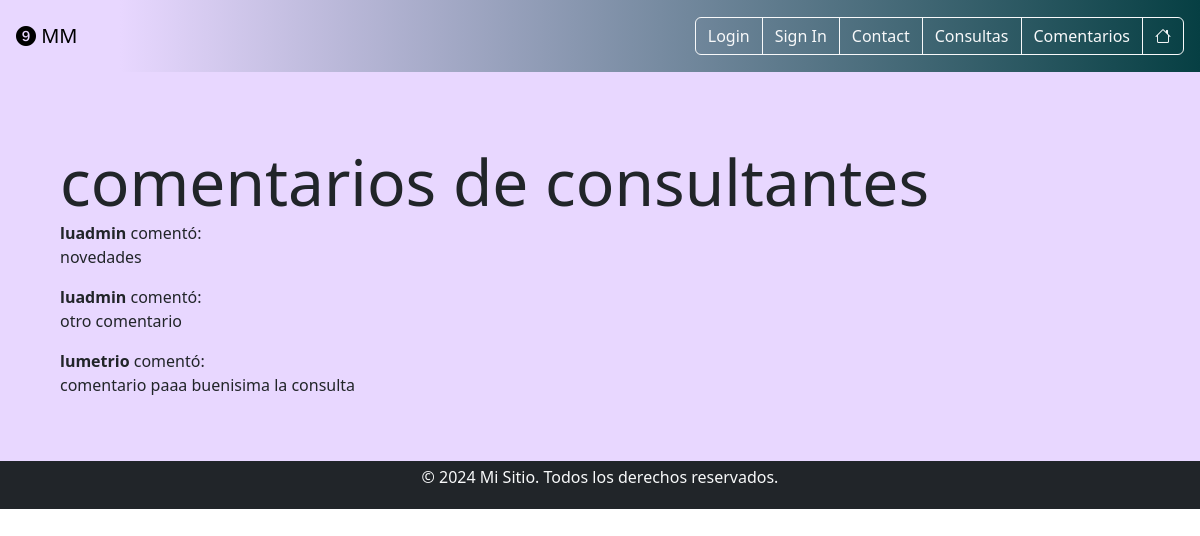
Page /consulta_comment/ on the committed database.
### base/models.py (models this page shows)
class CommentConsulta(models.Model):
    text=models.TextField(null=True)
    user = models.ForeignKey(User, null=True, on_delete=models.SET_NULL)
    updated = models.DateTimeField(auto_now = True)
    created = models.DateTimeField(auto_now_add = True)

### base/views.py (the view)
# urls.py: path('consulta_comment/', views.comentarios),
def comentarios(request):
    total_comments = CommentConsulta.objects.count()
    comments = CommentConsulta.objects.order_by('-created')
    return render(request, 'comentarios.html', {'comments': comments, 'total_comments': total_comments})

### templates/comentarios.html (shortened to what this page needs)
{% extends "layouts/main.html" %}
{% block content %}
<div class="row justify-content-center p-5">
    <div class="display-3">
        comentarios de consultantes
        <br>
    </div>
    {% for p in comments%}
        <div>
            <p><b>{{p.user}}</b> comentó: <br> {{p.text}}</p>
        </div>
    {% endfor %}
</div>
{%endblock%}

### rows in the picture
CommentConsulta: user "luadmin", text "novedades"
CommentConsulta: user "luadmin", text "otro comentario"
CommentConsulta: user "lumetrio", text "comentario paaa buenisima la consulta"
